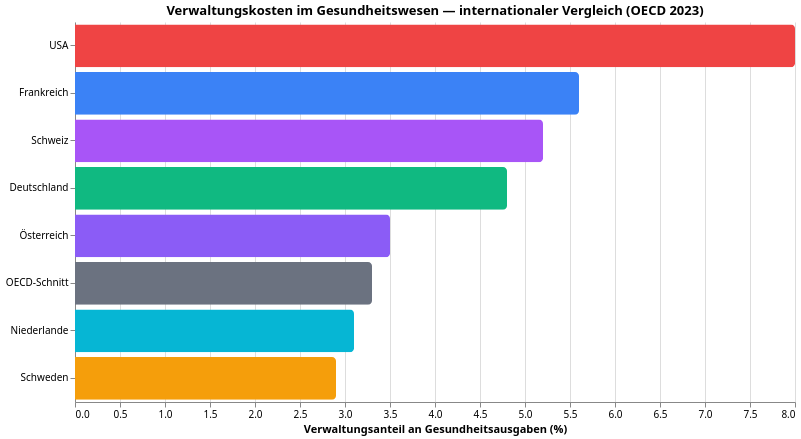

Express this chart as Vega-Lite.
### Vega-Lite specification from a JSON file in a GitHub repository (floating-point values rounded to 4 significant figures)
{"$schema": "https://vega.github.io/schema/vega-lite/v5.json", "config": {"font": "Switzer, system-ui, sans-serif", "view": {"stroke": "transparent"}}, "data": {"values": [{"Land": "Schweiz", "Pro-Kopf-Ausgaben USD": 7179, "Verwaltungsanteil %": 5.2}, {"Land": "USA", "Pro-Kopf-Ausgaben USD": 12555, "Verwaltungsanteil %": 8.0}, {"Land": "Deutschland", "Pro-Kopf-Ausgaben USD": 7383, "Verwaltungsanteil %": 4.8}, {"Land": "Frankreich", "Pro-Kopf-Ausgaben USD": 5468, "Verwaltungsanteil %": 5.6}, {"Land": "Niederlande", "Pro-Kopf-Ausgaben USD": 6190, "Verwaltungsanteil %": 3.1}, {"Land": "Schweden", "Pro-Kopf-Ausgaben USD": 6262, "Verwaltungsanteil %": 2.9}, {"Land": "Österreich", "Pro-Kopf-Ausgaben USD": 6115, "Verwaltungsanteil %": 3.5}, {"Land": "OECD-Schnitt", "Pro-Kopf-Ausgaben USD": 4986, "Verwaltungsanteil %": 3.3}]}, "encoding": {"color": {"field": "Land", "legend": null, "scale": {"domain": ["Schweiz", "USA", "Deutschland", "Frankreich", "Niederlande", "Schweden", "Österreich", "OECD-Schnitt"], "range": ["#a855f7", "#ef4444", "#10b981", "#3b82f6", "#06b6d4", "#f59e0b", "#8b5cf6", "#6b7280"]}, "type": "nominal"}, "x": {"field": "Verwaltungsanteil %", "title": "Verwaltungsanteil an Gesundheitsausgaben (%)", "type": "quantitative"}, "y": {"field": "Land", "sort": "-x", "title": null, "type": "nominal"}}, "height": 380, "mark": {"cornerRadiusEnd": 4, "type": "bar"}, "title": "Verwaltungskosten im Gesundheitswesen — internationaler Vergleich (OECD 2023)", "width": 720}
